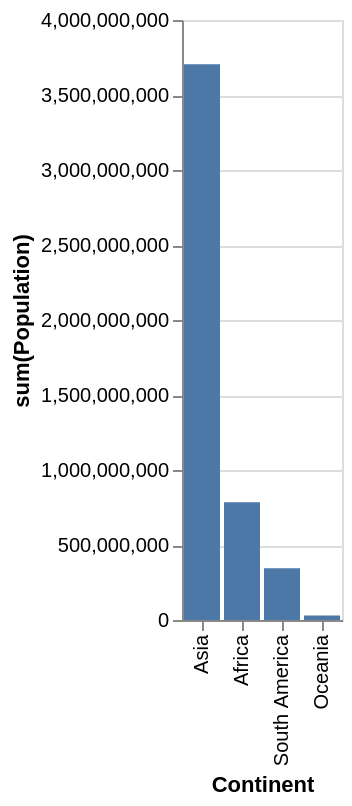

Vega-Lite specification stored for this chart:
### Vega-Lite specification from a JSON file in a GitHub repository (floating-point values rounded to 4 significant figures)
{"data": {"values": [{"x_data": "Asia", "y_data": 3705025700}, {"x_data": "Africa", "y_data": 784475000}, {"x_data": "South America", "y_data": 345780000}, {"x_data": "Oceania", "y_data": 30401150}]}, "mark": "bar", "encoding": {"x": {"field": "x_data", "type": "nominal", "title": "Continent", "sort": {"op": "sum", "field": "y_data", "order": "descending"}}, "y": {"field": "y_data", "type": "quantitative", "title": "sum(Population)"}}}
